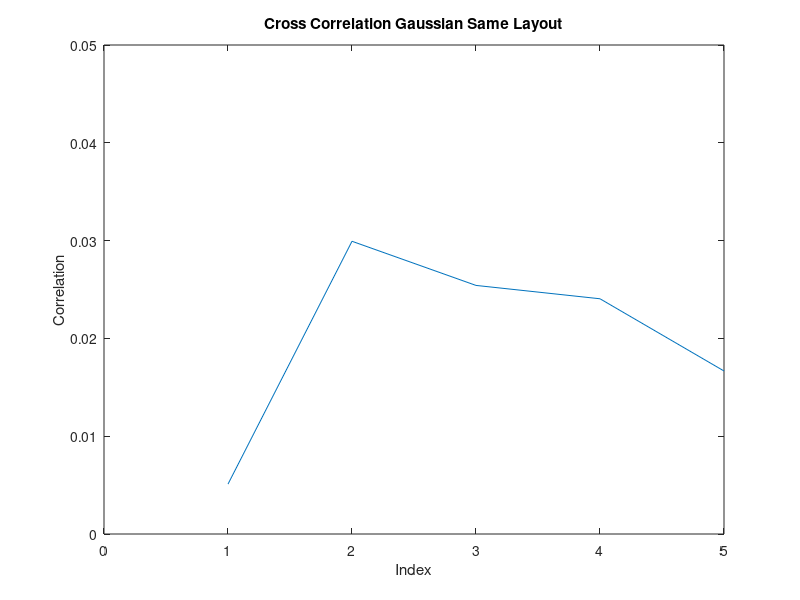

Here is the MATLAB script that generated this plot:
%Cross Correlation (Same layout: fixed L)
%Gaussian distribution of random variables

%given values
lambdaF = 0.1;
lambdaL = 0.3;
lambdaM = 1.0;
lambdaO = 0.3;
lambdaA = 0;

xF = -100:100;
xL = -100:100;
xM = 200:1000;
xO = 0:100;
xA = -100:0;

xFmin = -100;
xFmax = 100;
xLmin = -100;
xLmax = 100;
xMmin = 200;
xMmax = 1000;
xOmin = 0;
xOmax = 100;
xAmin = -100;
xAmax = 0;

%initialize fixed values
fixedF = 0;
fixedL = 0;
fixedM = 0;

%do 5 times
for k = 1:5
    %PPN vector (consisting of 4096 integers)
    for j = 1:4096
        %set fixed value
        for i = 1:2

        randomF = (((xFmax+xFmin)/2)+((xFmax - xFmin)/6)*randn);
        randomL = (((xLmax+xLmin)/2)+((xLmax - xLmin)/6)*randn);
        randomM = (((xMmax+xMmin)/2)+((xMmax - xMmin)/6)*randn);
        randomO = (((xOmax+xOmin)/2)+((xOmax - xOmin)/6)*randn);
        randomA = (((xAmax+xAmin)/2)+((xAmax - xAmin)/6)*randn);

            if i == 1
                fixedL = randomL;
                ppn1(j,:) = lambdaF*randomF + lambdaL*fixedL + lambdaM*randomM + lambdaO*randomO + lambdaA*randomA;
            else
                ppn2(j,:) = lambdaF*randomF + lambdaL*fixedL + lambdaM*randomM + lambdaO*randomO + lambdaA*randomA;
            end
        end
    end
    
    selfCorr(k,:) = k;
    selfCorr(k,2) = abs(corr(ppn1,ppn2));
    
end

%plot correlation
plot(selfCorr(:,1),selfCorr(:,2))
ylim([0 0.05])
xlim([0 5])
xlabel('Index')
ylabel('Correlation')
title('Cross Correlation Gaussian Same Layout')

%selfCorr = abs(corr(ppn1,ppn2))


